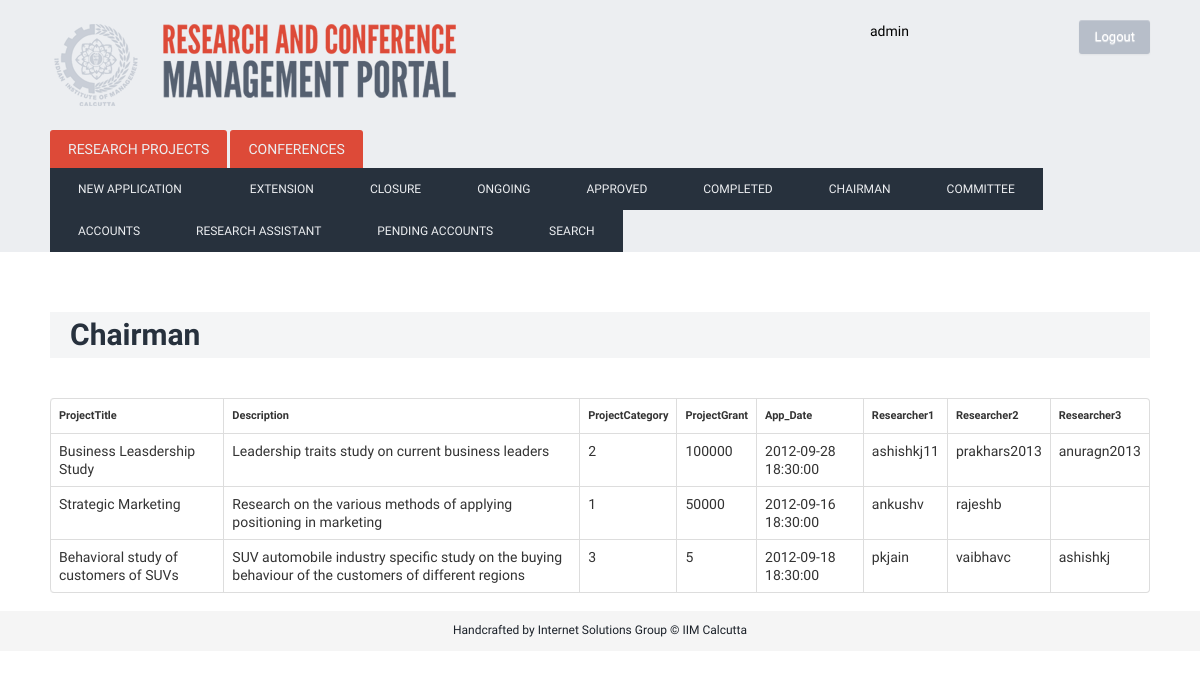
The app's page /index.php/app_chairman (signed in) with its own data.
### tables this page shows
CREATE TABLE IF NOT EXISTS `project` (
  `ProjectTitle` varchar(400) NOT NULL,
  `WorkOrderId` varchar(1000) NOT NULL,
  `ProjectId` bigint(200) NOT NULL AUTO_INCREMENT,
  `Description` varchar(2000) NOT NULL,
  `App_Date` timestamp NOT NULL DEFAULT CURRENT_TIMESTAMP COMMENT 'The  date of application of the project',
  `Start_Date` date NOT NULL,
  `End_Date` date NOT NULL,
  `Researcher1` varchar(80) NOT NULL,
  `Researcher2` varchar(80) NOT NULL,
  `Researcher3` varchar(80) NOT NULL,
  `ProjectCategory` varchar(30) NOT NULL,
  `ProjectGrant` int(11) NOT NULL,
  `PStatus` varchar(50) NOT NULL,
  `Deliverables` varchar(500) NOT NULL,
  `cases` int(11) NOT NULL DEFAULT '0',
  `journals` int(11) NOT NULL DEFAULT '0',
  `chapters` int(11) NOT NULL DEFAULT '0',
  `conference` int(11) NOT NULL DEFAULT '0',
  `paper` int(11) NOT NULL DEFAULT '0',
  `books` int(11) NOT NULL DEFAULT '0',
  `comm_approval` int(11) NOT NULL DEFAULT '0',
  `ResearchAssistanceBudget` int(11) NOT NULL,
  `RCEBudget` int(11) NOT NULL,
  `InvestigatorsBudget` int(11) NOT NULL,
  `TravelAccoBudget` int(11) NOT NULL,
  `CommunicationBudget` int(11) NOT NULL,
  `ITCostsBudget` int(11) NOT NULL,
  `DisseminationBudget` int(11) NOT NULL,
  `ContingencyBudget` int(11) NOT NULL,
  PRIMARY KEY (`ProjectId`),
  UNIQUE KEY `ProjectId` (`ProjectId`),
  UNIQUE KEY `ProjectId_2` (`ProjectId`)
);

### index.php (called while the page is built, shortened)
<?php
require_once BASEPATH.'core/CodeIgniter.php';

### application/models/project_model.php (called while the page is built, shortened)
<?PHP
class Project_model extends CI_Model {
	function project_stage($stage)
		{
		$queryStr='SELECT * FROM project WHERE PStatus = "app_'.$stage.'";';
		$query = $this->db->query($queryStr);
		return $query;
		}
}
?>

### application/controllers/app_chairman.php (the view, shortened to what this page needs)
<?PHP
class App_chairman extends CI_Controller {
	function index()
		{
			$data['myClass']=$this;
			$data['action']=0;
			if($_SESSION['usertype']==1){
				$this->load->view('layout',$data);
			} elseif ($_SESSION['usertype']==2){
				$this->load->view('layoutComm',$data);
			}
			else{
			header("location:login");
			}
		}
	function load_php()
				{
				$this->load->model('project_model');
				$stage='chairman_1';
				$Query= $this->project_model->project_stage($stage);
                echo "<h1>Chairman</h1>";
				echo '<TABLE class="table table-bordered">';
                echo '<TR><TD><h4>ProjectTitle</h4></TD><TD><h4>Description</h4></TD><TD><h4>ProjectCategory</h4></TD><TD><h4>ProjectGrant</h4></TD><TD><h4>App_Date</h4></TD><TD><h4>Researcher1</h4></TD><TD><h4>Researcher2</h4></TD><TD><h4>Researcher3 </h4></td></TR>';
					 foreach($Query->result() as $row)
					 {
						 echo '<TR><TD>';
						 print $row->ProjectTitle;
						 echo '</TD><TD>';
						 print $row->Description;
						 echo '</TD><TD>';
						 print $row->ProjectCategory;
						 echo '</TD><TD>';
						 print $row->ProjectGrant;
						 echo '</TD><TD>';
						 print $row->App_Date;
						 echo '</TD><TD>';
						 print $row->Researcher1;
						 echo '</TD><TD>';
						 print $row->Researcher2;
						 echo '</TD><TD>';
						 print $row->Researcher3;
						 echo '</td></tr>';
					 }
				$stage='chairman_2';
				$Query= $this->project_model->project_stage($stage);
				foreach($Query->result() as $row)
					 {
						 echo '<TR><TD>';
						 print $row->ProjectTitle;
						 echo '</TD><TD>';
						 print $row->Description;
						 echo '</TD><TD>';
						 print $row->ProjectCategory;
						 echo '</TD><TD>';
						 print $row->ProjectGrant;
						 echo '</TD><TD>';
						 print $row->App_Date;
						 echo '</TD><TD>';
						 print $row->Researcher1;
						 echo '</TD><TD>';
						 print $row->Researcher2;
						 echo '</TD><TD>';
						 print $row->Researcher3;
						 echo '</td></tr>';
					 }
				echo '</TABLE>';
                }
	}
?>

### static/css/custom.css (style rules this page uses)
html, body { height: 100%; }
body { background: url('/static/img/denim.png'); font-family: 'Droid Sans', sans-serif; font-weight: normal; font-size: 14px; line-height: 1.6; }
h4 { font-size: 11px; }
h1 { color: #27313D; margin-top: 60px; margin-bottom: 40px; font-weight: bold; background: #F4F5F6; padding: 5px 20px; }

### records on screen
project: ProjectTitle "Business Leasdership Study", Description "Leadership traits study on current business leaders", ProjectCategory "2", ProjectGrant "100000", App_Date "2012-09-28 18:30:00", Researcher1 "ashishkj11", Researcher2 "prakhars2013", Researcher3 "anuragn2013"
project: ProjectTitle "Strategic Marketing", Description "Research on the various methods of applying positioning in marketing", ProjectCategory "1", ProjectGrant "50000", App_Date "2012-09-16 18:30:00", Researcher1 "ankushv", Researcher2 "rajeshb"
project: ProjectTitle "Behavioral study of customers of SUVs", Description "SUV automobile industry specific study on the buying behaviour of the customers of different regions", ProjectCategory "3", ProjectGrant "5", App_Date "2012-09-18 18:30:00", Researcher1 "pkjain", Researcher2 "vaibhavc", Researcher3 "ashishkj"

### other values on screen
$name "admin"
